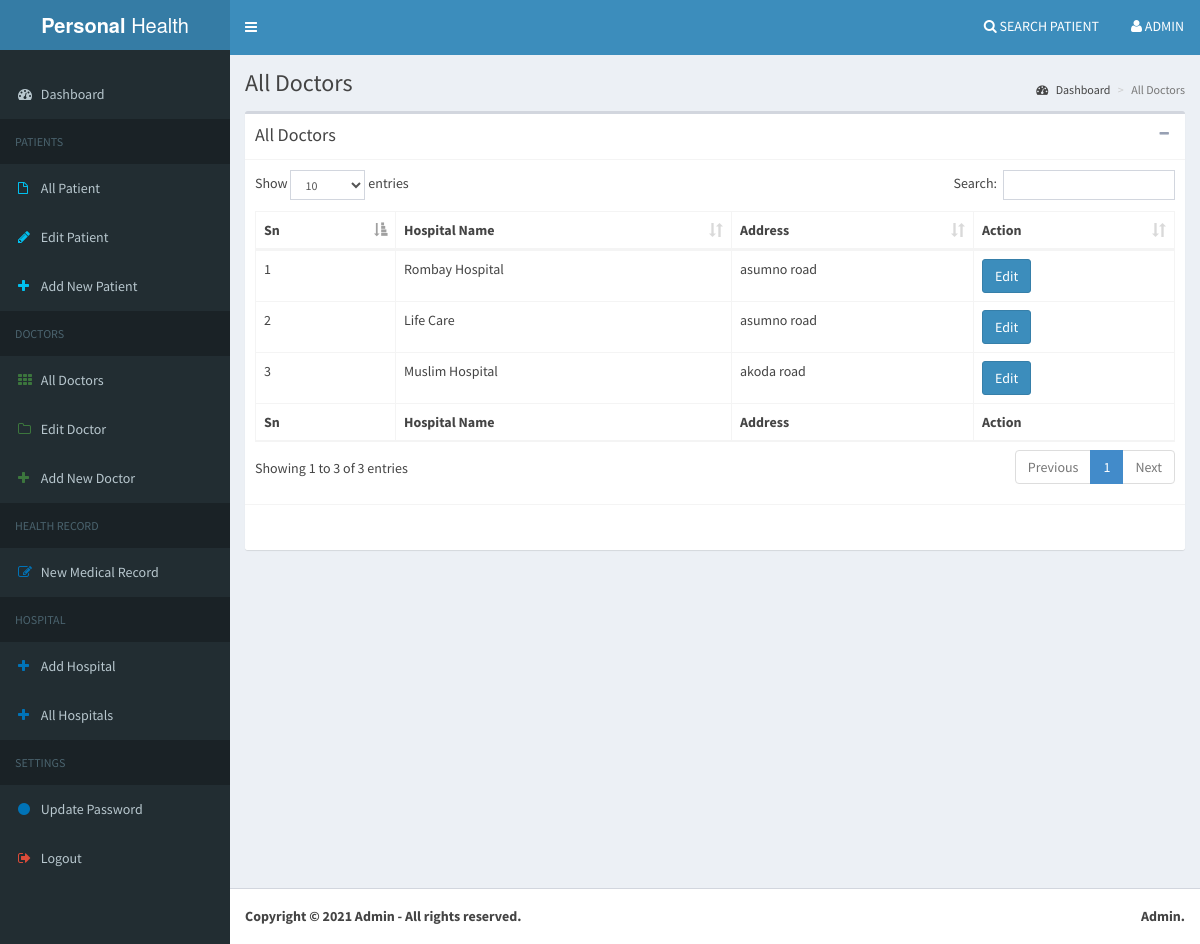
Screenshot of /admin/all_hospital.php (signed in) with the database file from the repository.
### tables this page shows
CREATE TABLE `hospital` (
  `id` int(11) NOT NULL,
  `name` varchar(100) NOT NULL,
  `address` text NOT NULL,
  `created_at` timestamp NOT NULL DEFAULT current_timestamp()
);

### admin/all_hospital.php (the view, shortened to what this page needs)
<?php
require_once 'core/db.php';
$page_title = "All Doctors";
include_once 'head.php';
include_once 'menu.php';
?>
    <div class="content-wrapper">
        <section class="content-header">
            <h1>
                <?php echo $page_title; ?>
            </h1>
            <ol class="breadcrumb">
                <li><a href="index.php"><i class="fa fa-dashboard"></i> Dashboard</a></li>
                <li class="active"><?php echo $page_title; ?></li>
            </ol>
        </section>
        <section class="content">
            <div class="box">
                <div class="box-header with-border">
                    <h3 class="box-title"><?php echo $page_title; ?></h3>
                    <div class="box-tools pull-right">
                        <button type="button" class="btn btn-box-tool" data-widget="collapse" data-toggle="tooltip" title="Collapse">
                            <i class="fa fa-minus"></i></button>
                    </div>
                </div>
                <div class="box-body">
                    <table class="table table-bordered" id="tables">
                        <thead>
                        <tr>
                            <th>Sn</th>
                            <th>Hospital Name</th>
                            <th>Address</th>
                            <th>Action</th>
                        </tr>
                        </thead>
                        <tfoot>
                        <tr>
                            <th>Sn</th>
                            <th>Hospital Name</th>
                            <th>Address</th>
                            <th>Action</th>
                        </tr>
                        </tfoot>
                        <tbody>
                        <?php
                        $sql = $db->query("SELECT * FROM hospital");
                        $n = 0;
                        while($rs = $sql->fetch(PDO::FETCH_ASSOC)){
                            ?>
                            <tr>
                                <td>
                                    <?php echo ++$n; ?>
                                </td>
                                <td>
                                    <?php echo ucwords($rs['name']); ?>
                                </td>
                                <td>
                                    <?php echo $rs['address']; ?>
                                </td>
                                <td><a href="edit_hospital.php?id=<?= $rs['id']?>" class="btn btn-primary">Edit</a></td>
                            </tr>
                            <?php
                        }
                        ?>
                        </tbody>
                    </table>
                </div>
                <div class="box-footer">
                </div>
            </div>
        </section>
    </div>
<?php
include_once 'foot.php';
?>

### admin/css/style.css (style rules this page uses)
body { font-family: 'Open Sans', sans-serif; font-weight: 400; font-size: 14px; line-height: 25px; color: #444; }
body a { transition:0.5s all; -webkit-transition:0.5s all; -moz-transition:0.5s all; -o-transition:0.5s all; -ms-transition:0.5s all; }

### rows the page displays
hospital: name "Rombay Hospital", address "asumno road"
hospital: name "Life Care", address "asumno road"
hospital: name "Muslim Hospital", address "akoda road"

### other values shown
$admin_name "ADMIN"
$page_title "All Doctors"
